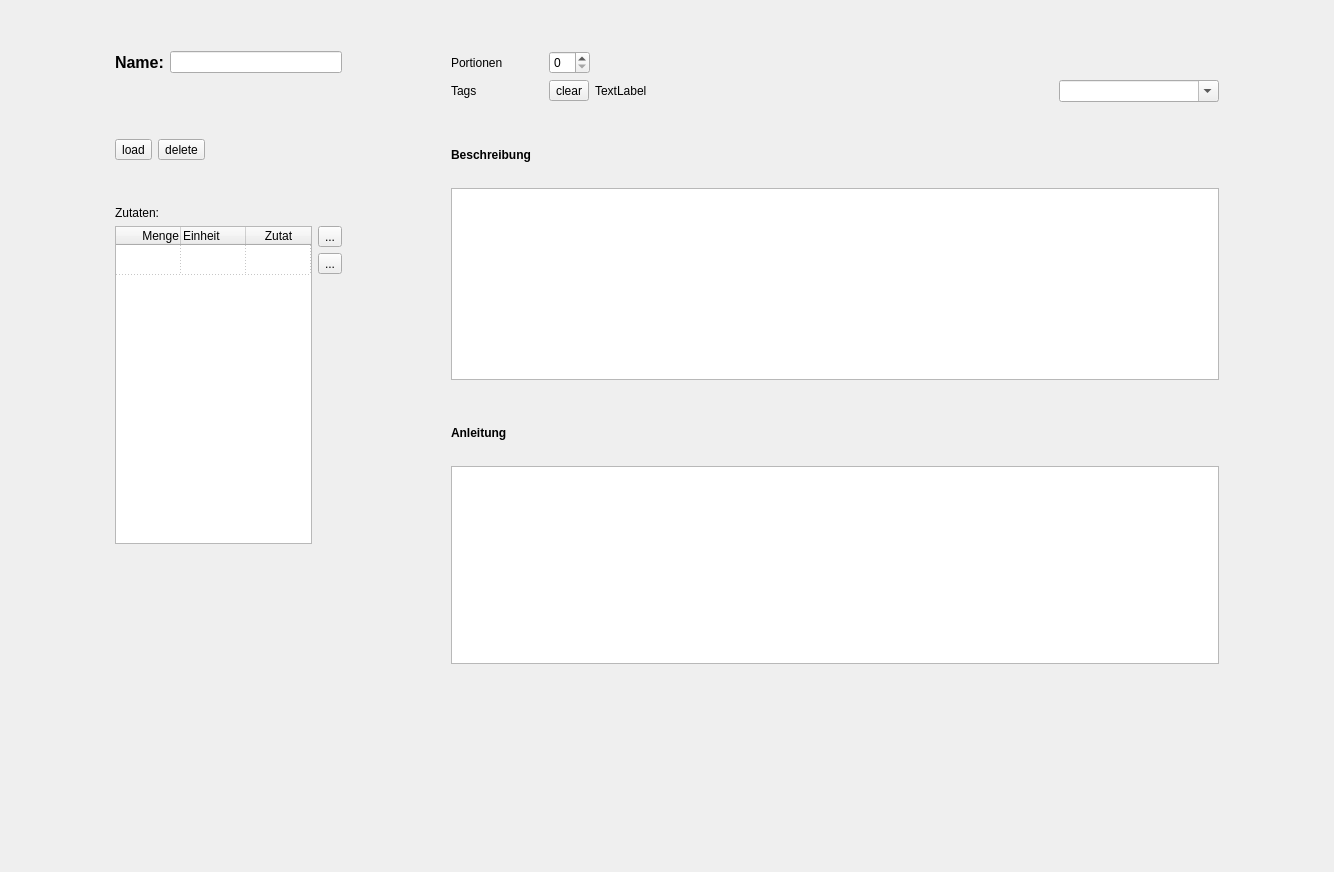
              <widget class="QWidget" name="scrollAreaWidgetContents_3">
               <property name="geometry">
                <rect>
                 <x>0</x>
                 <y>0</y>
                 <width>1334</width>
                 <height>872</height>
                </rect>
               </property>
               <layout class="QHBoxLayout" name="horizontalLayout_3">
                <item>
                 <spacer name="horizontalSpacer_2">
                  <property name="orientation">
                   <enum>Qt::Horizontal</enum>
                  </property>
                  <property name="sizeHint" stdset="0">
                   <size>
                    <width>40</width>
                    <height>20</height>
                   </size>
                  </property>
                 </spacer>
                </item>
                <item>
                 <layout class="QVBoxLayout" name="verticalLayout_13">
                  <item>
                   <spacer name="verticalSpacer_5">
                    <property name="orientation">
                     <enum>Qt::Vertical</enum>
                    </property>
                    <property name="sizeType">
                     <enum>QSizePolicy::Fixed</enum>
                    </property>
                    <property name="sizeHint" stdset="0">
                     <size>
                      <width>20</width>
                      <height>40</height>
                     </size>
                    </property>
                   </spacer>
                  </item>
                  <item>
                   <layout class="QHBoxLayout" name="horizontalLayout_6">
                    <item>
                     <widget class="QLabel" name="label_3">
                      <property name="font">
                       <font>
                        <pointsize>12</pointsize>
                        <weight>75</weight>
                        <bold>true</bold>
                       </font>
                      </property>
                      <property name="text">
                       <string>Name:</string>
                      </property>
                     </widget>
                    </item>
                    <item>
                     <widget class="QLineEdit" name="leName"/>
                    </item>
                   </layout>
                  </item>
                  <item>
                   <spacer name="verticalSpacer_12">
                    <property name="orientation">
                     <enum>Qt::Vertical</enum>
                    </property>
                    <property name="sizeType">
                     <enum>QSizePolicy::Fixed</enum>
                    </property>
                    <property name="sizeHint" stdset="0">
                     <size>
                      <width>20</width>
                      <height>40</height>
                     </size>
                    </property>
                   </spacer>
                  </item>
                  <item>
                   <widget class="QLabel" name="lblRecipeImageEdit">
                    <property name="maximumSize">
                     <size>
                      <width>512</width>
                      <height>512</height>
                     </size>
                    </property>
                    <property name="text">
                     <string/>
                    </property>
                    <property name="pixmap">
                     <pixmap>meal_icon.svg</pixmap>
                    </property>
                    <property name="scaledContents">
                     <bool>true</bool>
                    </property>
                   </widget>
                  </item>
                  <item>
                   <layout class="QHBoxLayout" name="horizontalLayout_7">
                    <item>
                     <widget class="QToolButton" name="btnLoadImage">
                      <property name="text">
                       <string>load</string>
                      </property>
                     </widget>
                    </item>
                    <item>
                     <widget class="QToolButton" name="btnDeleteImage">
                      <property name="text">
                       <string>delete</string>
                      </property>
                     </widget>
                    </item>
                    <item>
                     <spacer name="horizontalSpacer_5">
                      <property name="orientation">
                       <enum>Qt::Horizontal</enum>
                      </property>
                      <property name="sizeHint" stdset="0">
                       <size>
                        <width>40</width>
                        <height>20</height>
                       </size>
                      </property>
                     </spacer>
                    </item>
                   </layout>
                  </item>
                  <item>
                   <spacer name="verticalSpacer_14">
                    <property name="orientation">
                     <enum>Qt::Vertical</enum>
                    </property>
                    <property name="sizeType">
                     <enum>QSizePolicy::Fixed</enum>
                    </property>
                    <property name="sizeHint" stdset="0">
                     <size>
                      <width>20</width>
                      <height>40</height>
                     </size>
                    </property>
                   </spacer>
                  </item>
                  <item>
                   <widget class="QLabel" name="label_4">
                    <property name="text">
                     <string>Zutaten:</string>
                    </property>
                   </widget>
                  </item>
                  <item>
                   <layout class="QHBoxLayout" name="horizontalLayout_15">
                    <item>
                     <widget class="QTableWidget" name="twIngredients">
                      <property name="sizePolicy">
                       <sizepolicy hsizetype="Expanding" vsizetype="Minimum">
                        <horstretch>0</horstretch>
                        <verstretch>0</verstretch>
                       </sizepolicy>
                      </property>
                      <property name="minimumSize">
                       <size>
                        <width>0</width>
                        <height>0</height>
                       </size>
                      </property>
                      <property name="verticalScrollBarPolicy">
                       <enum>Qt::ScrollBarAlwaysOff</enum>
                      </property>
                      <property name="horizontalScrollBarPolicy">
                       <enum>Qt::ScrollBarAlwaysOff</enum>
                      </property>
                      <property name="sizeAdjustPolicy">
                       <enum>QAbstractScrollArea::AdjustToContents</enum>
                      </property>
                      <property name="autoScroll">
                       <bool>false</bool>
                      </property>
                      <property name="dragEnabled">
                       <bool>true</bool>
                      </property>
                      <property name="verticalScrollMode">
                       <enum>QAbstractItemView::ScrollPerItem</enum>
                      </property>
                      <property name="showGrid">
                       <bool>true</bool>
                      </property>
                      <property name="gridStyle">
                       <enum>Qt::DotLine</enum>
                      </property>
                      <property name="rowCount">
                       <number>1</number>
                      </property>
                      <attribute name="horizontalHeaderCascadingSectionResizes">
                       <bool>false</bool>
                      </attribute>
                      <attribute name="horizontalHeaderMinimumSectionSize">
                       <number>32</number>
                      </attribute>
                      <attribute name="horizontalHeaderDefaultSectionSize">
                       <number>65</number>
                      </attribute>
                      <attribute name="horizontalHeaderShowSortIndicator" stdset="0">
                       <bool>false</bool>
                      </attribute>
                      <attribute name="horizontalHeaderStretchLastSection">
                       <bool>true</bool>
                      </attribute>
                      <attribute name="verticalHeaderVisible">
                       <bool>false</bool>
                      </attribute>
                      <attribute name="verticalHeaderCascadingSectionResizes">
                       <bool>false</bool>
                      </attribute>
                      <attribute name="verticalHeaderShowSortIndicator" stdset="0">
                       <bool>false</bool>
                      </attribute>
                      <attribute name="verticalHeaderStretchLastSection">
                       <bool>false</bool>
                      </attribute>
                      <row>
                       <property name="text">
                        <string/>
                       </property>
                      </row>
                      <column>
                       <property name="text">
                        <string>Menge</string>
                       </property>
                       <property name="textAlignment">
                        <set>AlignTrailing|AlignVCenter</set>
                       </property>
                      </column>
                      <column>
                       <property name="text">
                        <string>Einheit</string>
                       </property>
                       <property name="textAlignment">
                        <set>AlignLeading|AlignVCenter</set>
                       </property>
                      </column>
                      <column>
                       <property name="text">
                        <string>Zutat</string>
                       </property>
                      </column>
                     </widget>
                    </item>
                    <item>
                     <layout class="QVBoxLayout" name="verticalLayout_15" stretch="0,0,0">
                      <item>
                       <widget class="QToolButton" name="btnAddIngredient">
                        <property name="text">
                         <string>...</string>
                        </property>
                        <property name="icon">
                         <iconset>
                          <normaloff>Science-Plus2-Math-icon.png</normaloff>Science-Plus2-Math-icon.png</iconset>
                        </property>
                       </widget>
                      </item>
                      <item>
                       <widget class="QToolButton" name="btnDeleteIngredient">
                        <property name="text">
                         <string>...</string>
                        </property>
                        <property name="icon">
                         <iconset>
                          <normaloff>Science-Minus2-Math-icon.png</normaloff>Science-Minus2-Math-icon.png</iconset>
                        </property>
                       </widget>
                      </item>
                      <item>
                       <spacer name="verticalSpacer_20">
                        <property name="orientation">
                         <enum>Qt::Vertical</enum>
                        </property>
                        <property name="sizeType">
                         <enum>QSizePolicy::Expanding</enum>
                        </property>
                        <property name="sizeHint" stdset="0">
                         <size>
                          <width>20</width>
                          <height>40</height>
                         </size>
                        </property>
                       </spacer>
                      </item>
                     </layout>
                    </item>
                   </layout>
                  </item>
                  <item>
                   <spacer name="verticalSpacer_13">
                    <property name="orientation">
                     <enum>Qt::Vertical</enum>
                    </property>
                    <property name="sizeHint" stdset="0">
                     <size>
                      <width>20</width>
                      <height>40</height>
                     </size>
                    </property>
                   </spacer>
                  </item>
                 </layout>
                </item>
                <item>
                 <spacer name="horizontalSpacer_3">
                  <property name="orientation">
                   <enum>Qt::Horizontal</enum>
                  </property>
                  <property name="sizeHint" stdset="0">
                   <size>
                    <width>40</width>
                    <height>20</height>
                   </size>
                  </property>
                 </spacer>
                </item>
                <item>
                 <layout class="QVBoxLayout" name="verticalLayout_14">
                  <item>
                   <spacer name="verticalSpacer_15">
                    <property name="orientation">
                     <enum>Qt::Vertical</enum>
                    </property>
                    <property name="sizeType">
                     <enum>QSizePolicy::Fixed</enum>
                    </property>
                    <property name="sizeHint" stdset="0">
                     <size>
                      <width>20</width>
                      <height>40</height>
                     </size>
                    </property>
                   </spacer>
                  </item>
                  <item>
                   <layout class="QGridLayout" name="gridLayout_3">
                    <item row="0" column="2">
                     <layout class="QHBoxLayout" name="horizontalLayout_14">
                      <item>
                       <widget class="QSpinBox" name="sbServingsEdit"/>
                      </item>
                      <item>
                       <spacer name="horizontalSpacer_20">
                        <property name="orientation">
                         <enum>Qt::Horizontal</enum>
                        </property>
                        <property name="sizeHint" stdset="0">
                         <size>
                          <width>40</width>
                          <height>20</height>
                         </size>
                        </property>
                       </spacer>
                      </item>
                     </layout>
                    </item>
                    <item row="0" column="1">
                     <spacer name="horizontalSpacer_6">
                      <property name="orientation">
                       <enum>Qt::Horizontal</enum>
                      </property>
                      <property name="sizeType">
                       <enum>QSizePolicy::Fixed</enum>
                      </property>
                      <property name="sizeHint" stdset="0">
                       <size>
                        <width>40</width>
                        <height>20</height>
                       </size>
                      </property>
                     </spacer>
                    </item>
                    <item row="1" column="0">
                     <widget class="QLabel" name="label_10">
                      <property name="text">
                       <string>Tags</string>
                      </property>
                     </widget>
                    </item>
                    <item row="1" column="1">
                     <spacer name="horizontalSpacer_7">
                      <property name="orientation">
                       <enum>Qt::Horizontal</enum>
                      </property>
                      <property name="sizeType">
                       <enum>QSizePolicy::Fixed</enum>
                      </property>
                      <property name="sizeHint" stdset="0">
                       <size>
                        <width>40</width>
                        <height>20</height>
                       </size>
                      </property>
                     </spacer>
                    </item>
                    <item row="1" column="2">
                     <layout class="QHBoxLayout" name="horizontalLayout_8">
                      <item>
                       <widget class="QToolButton" name="btnClearTags">
                        <property name="text">
                         <string>clear</string>
                        </property>
                       </widget>
                      </item>
                      <item>
                       <widget class="QLabel" name="lblTagsEdit">
                        <property name="text">
                         <string>TextLabel</string>
                        </property>
                       </widget>
                      </item>
                      <item>
                       <spacer name="horizontalSpacer_18">
                        <property name="orientation">
                         <enum>Qt::Horizontal</enum>
                        </property>
                        <property name="sizeHint" stdset="0">
                         <size>
                          <width>40</width>
                          <height>20</height>
                         </size>
                        </property>
                       </spacer>
                      </item>
                      <item>
                       <widget class="QComboBox" name="cbTags">
                        <property name="sizePolicy">
                         <sizepolicy hsizetype="Preferred" vsizetype="Fixed">
                          <horstretch>0</horstretch>
                          <verstretch>0</verstretch>
                         </sizepolicy>
                        </property>
                        <property name="minimumSize">
                         <size>
                          <width>160</width>
                          <height>0</height>
                         </size>
                        </property>
                        <property name="editable">
                         <bool>true</bool>
                        </property>
                        <property name="sizeAdjustPolicy">
                         <enum>QComboBox::AdjustToMinimumContentsLength</enum>
                        </property>
                        <property name="placeholderText">
                         <string>Kategorie</string>
                        </property>
                       </widget>
                      </item>
                     </layout>
                    </item>
                    <item row="0" column="0">
                     <widget class="QLabel" name="label_8">
                      <property name="text">
                       <string>Portionen</string>
                      </property>
                     </widget>
                    </item>
                   </layout>
                  </item>
                  <item>
                   <spacer name="verticalSpacer_18">
                    <property name="orientation">
                     <enum>Qt::Vertical</enum>
                    </property>
                    <property name="sizeType">
                     <enum>QSizePolicy::Fixed</enum>
                    </property>
                    <property name="sizeHint" stdset="0">
                     <size>
                      <width>20</width>
                      <height>40</height>
                     </size>
                    </property>
                   </spacer>
                  </item>
                  <item>
                   <widget class="QLabel" name="label_16">
                    <property name="font">
                     <font>
                      <weight>75</weight>
                      <bold>true</bold>
                     </font>
                    </property>
                    <property name="text">
                     <string>Beschreibung</string>
                    </property>
                   </widget>
                  </item>
                  <item>
                   <spacer name="verticalSpacer_21">
                    <property name="orientation">
                     <enum>Qt::Vertical</enum>
                    </property>
                    <property name="sizeType">
                     <enum>QSizePolicy::Fixed</enum>
                    </property>
                    <property name="sizeHint" stdset="0">
                     <size>
                      <width>20</width>
                      <height>20</height>
                     </size>
                    </property>
                   </spacer>
                  </item>
                  <item>
                   <widget class="QTextEdit" name="teDescription">
                    <property name="sizePolicy">
                     <sizepolicy hsizetype="Expanding" vsizetype="Minimum">
                      <horstretch>0</horstretch>
                      <verstretch>0</verstretch>
                     </sizepolicy>
                    </property>
                   </widget>
                  </item>
                  <item>
                   <spacer name="verticalSpacer_22">
                    <property name="orientation">
                     <enum>Qt::Vertical</enum>
                    </property>
                    <property name="sizeType">
                     <enum>QSizePolicy::Fixed</enum>
                    </property>
                    <property name="sizeHint" stdset="0">
                     <size>
                      <width>20</width>
                      <height>40</height>
                     </size>
                    </property>
                   </spacer>
                  </item>
                  <item>
                   <widget class="QLabel" name="label_6">
                    <property name="minimumSize">
                     <size>
                      <width>768</width>
                      <height>0</height>
                     </size>
                    </property>
                    <property name="font">
                     <font>
                      <weight>75</weight>
                      <bold>true</bold>
                     </font>
                    </property>
                    <property name="text">
                     <string>Anleitung</string>
                    </property>
                   </widget>
                  </item>
                  <item>
                   <spacer name="verticalSpacer_17">
                    <property name="orientation">
                     <enum>Qt::Vertical</enum>
                    </property>
                    <property name="sizeType">
                     <enum>QSizePolicy::Fixed</enum>
                    </property>
                    <property name="sizeHint" stdset="0">
                     <size>
                      <width>20</width>
                      <height>20</height>
                     </size>
                    </property>
                   </spacer>
                  </item>
                  <item>
                   <widget class="QTextEdit" name="teInstructions"/>
                  </item>
                  <item>
                   <spacer name="verticalSpacer_16">
                    <property name="orientation">
                     <enum>Qt::Vertical</enum>
                    </property>
                    <property name="sizeHint" stdset="0">
                     <size>
                      <width>20</width>
                      <height>40</height>
                     </size>
                    </property>
                   </spacer>
                  </item>
                 </layout>
                </item>
                <item>
                 <spacer name="horizontalSpacer_4">
                  <property name="orientation">
                   <enum>Qt::Horizontal</enum>
                  </property>
                  <property name="sizeHint" stdset="0">
                   <size>
                    <width>40</width>
                    <height>20</height>
                   </size>
                  </property>
                 </spacer>
                </item>
               </layout>
              </widget>
